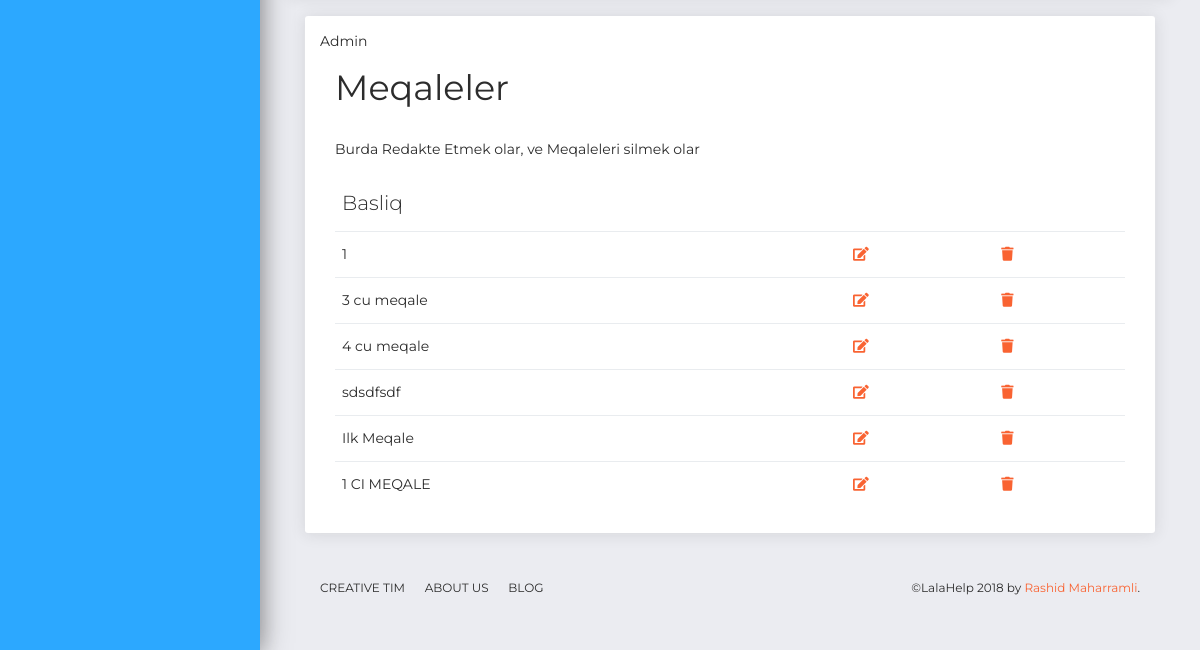
Before: /post/create/ (signed in, lower part) with the older database file.
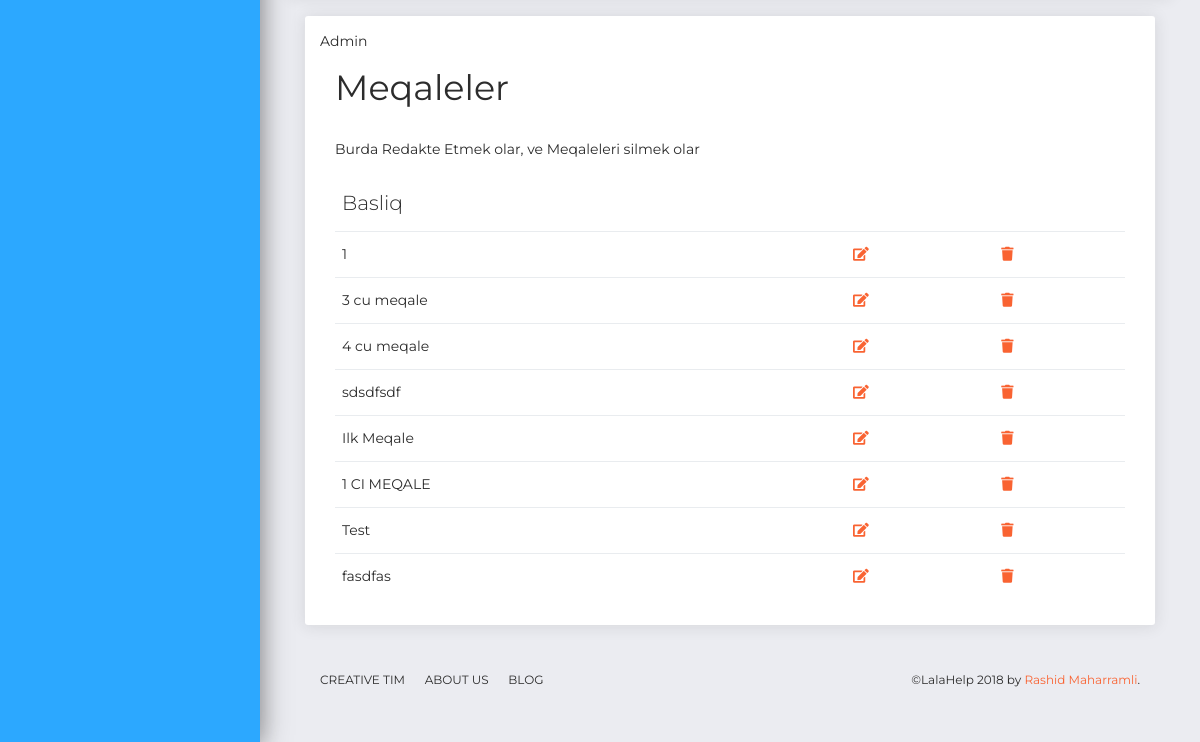
After: the same page with the newer database file.
### post/models.py (models this page shows, shortened)
class Post(models.Model):
    user = models.ForeignKey('auth.user', verbose_name="Yazar",default=1)
    title = models.CharField(max_length=120)
    category = models.CharField(max_length=100, blank=True)
    description = models.TextField()
    source = models.CharField(max_length=300, blank=True)
    person = models.CharField(max_length=50, blank=True)
    published = models.DateField( auto_now_add=True)
    image = models.FileField(null=True, blank=True )
    tag = models.CharField(max_length=200, blank=True )

### post/views.py (the view)
@login_required
def post_create(request):
    form = PostForm(request.POST or None, request.FILES or None)
    posts = Post.objects.all()
    if form.is_valid():
        post = form.save()
    paginator = Paginator(posts, 8)
    page = request.GET.get('page')
    if not page:
        page = paginator.num_pages
    try:
        posts = paginator.page(page)
    except PageNotAnInteger:
        posts = paginator.page(1)
    except EmptyPage:
        posts = paginator.page(paginator.num_pages)
    context={
        'form':form,
        'posts':posts,
    }
    return render (request, 'post/meqale.html',context)

### templates/post/meqale.html (shortened to what this page needs)
<!DOCTYPE html>
<html lang="en">
{% load static%}
{% load crispy_forms_tags %}
<head>
  <link rel="stylesheet" href="https://cdnjs.cloudflare.com/ajax/libs/font-awesome/4.7.0/css/font-awesome.min.css">
  <link href="https://use.fontawesome.com/releases/v5.0.6/css/all.css" rel="stylesheet">
  <link href="/static/vendor/bootstrap/css/bootstrap.min.css" rel="stylesheet" />
  <link href="/static/css/now-ui-dashboard.css?v=1.1.0" rel="stylesheet" />
</head>
<body class="">
  <div class="wrapper ">
    <div class="sidebar" data-color="blue">
    </div>
    <div class="main-panel">
      <div class="content">
        <div class="row">
          <div class="col-md-12">
            <div class="col-md-12">
                    <div class="card ">
                      <div class="card-header ">
                       Admin
                      </div>
                      <div class="card-body ">
                            <div class="container">
                                    <h2>Meqaleler</h2>
                                    <p>Burda Redakte Etmek olar, ve Meqaleleri silmek olar</p>
                                    <table class="table">
                                      <thead>
                                        <tr>
                                          <th>Basliq</th>
                                        </tr>
                                      </thead>
                                      <tbody>
                                            {% for post in posts %}
                                        <tr>
                                          <td>{{post.title}}</td>
                                          <td> <a href="{% url 'blog:update' post.id %}">
                                                <i class="fa fa-edit"></i>
                                              </a> </td>
                                              <td>
                                                    <a href="{% url 'blog:delete' post.id %}">
                                                            <i class="fa fa-trash"></i>
                                              </td>
                                        </tr>
                                        {% endfor %}
                                      </tbody>
                                    </table>
                                  </div>
                      </div>
                    </div>
          </div>
        </div>
      </div>
      <footer class="footer">
        <div class="container-fluid">
          <nav>
            <ul>
              <li>
                <a href="https://www.creative-tim.com">
                  Creative Tim
                </a>
              </li>
              <li>
                <a href="http://presentation.creative-tim.com">
                  About Us
                </a>
              </li>
              <li>
                <a href="http://blog.creative-tim.com">
                  Blog
                </a>
              </li>
            </ul>
          </nav>
          <div class="copyright">
            &copy;LalaHelp
            by
            <a href="#" target="_blank">Rashid Maharramli</a>.
          </div>
        </div>
      </footer>
    </div>
  </div>
</body>
</html>

Changed rows visible on the page:
added Post: title "Test"
added Post: title "fasdfas"
